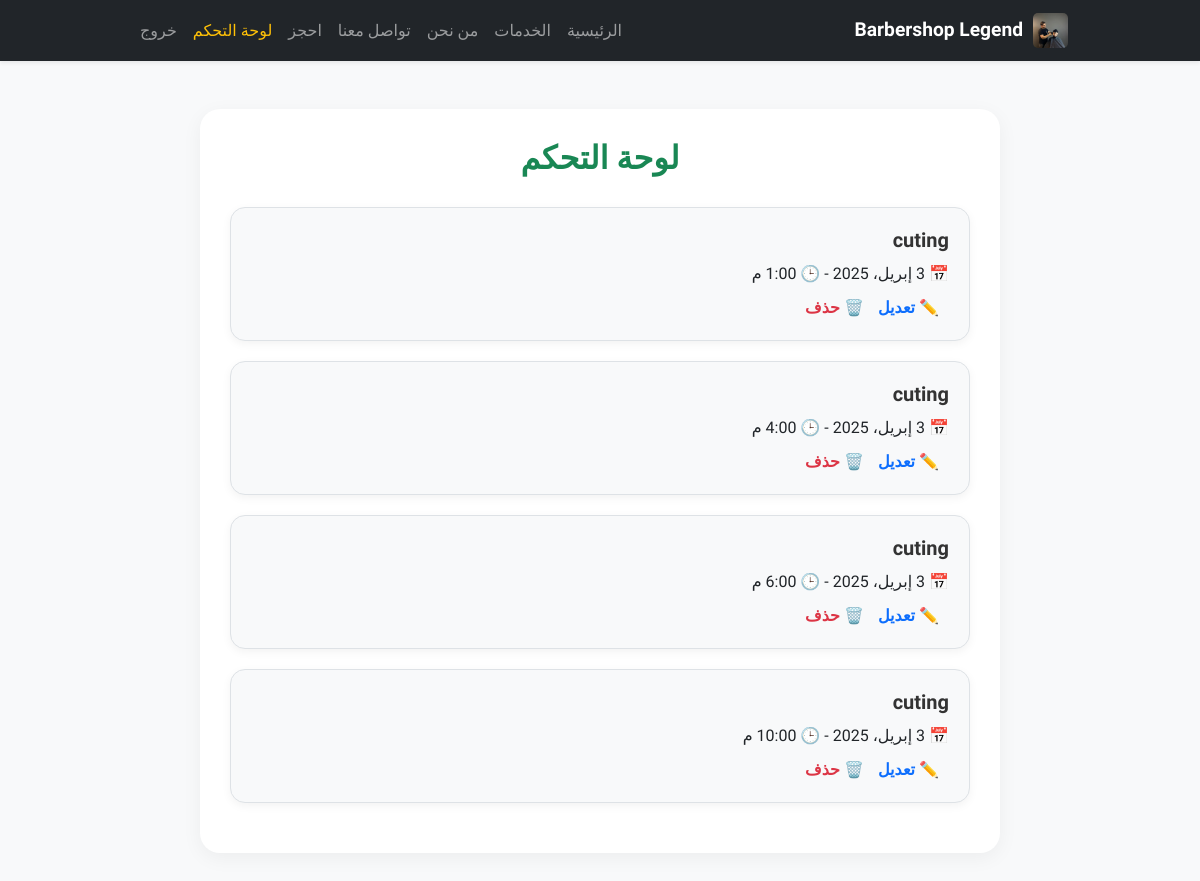
Before: /dashboard/ (signed in) with the older database file.
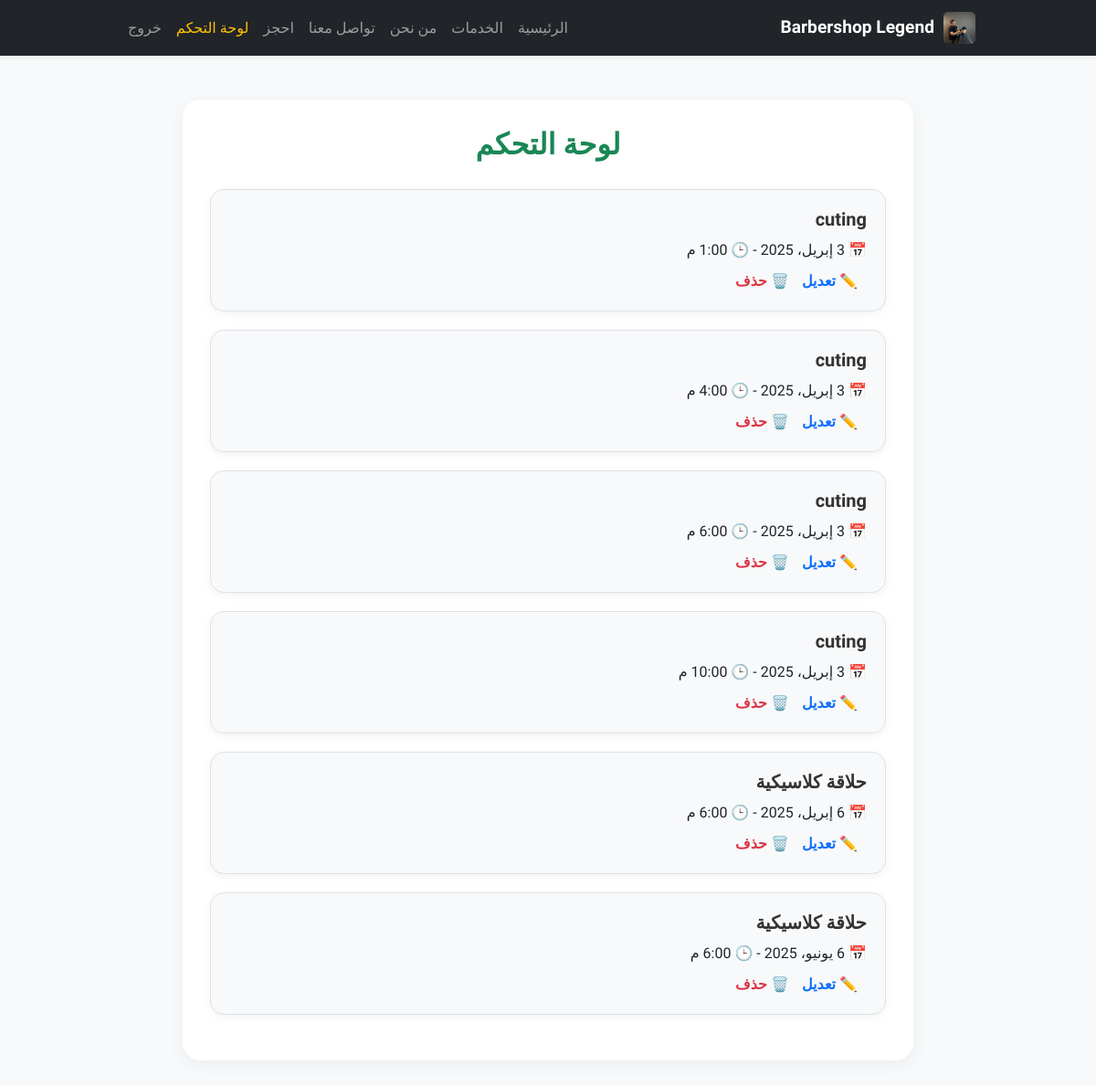
After: the same page with the newer database file.
### booking/models.py (models this page shows, shortened)
class Booking(models.Model):
    SERVICE_CHOICES = [
        ('حلاقة كلاسيكية', 'حلاقة كلاسيكية'),
        ('تنظيف بشرة', 'تنظيف بشرة'),
        ('صبغة شعر', 'صبغة شعر'),
    ]
    user = models.ForeignKey(User, on_delete=models.CASCADE)
    date = models.DateField()
    time = models.TimeField()
    service = models.CharField(max_length=100, choices=SERVICE_CHOICES)

### booking/views.py (the view)
# urls.py: path('dashboard/', views.dashboard, name='dashboard'),
@login_required
def dashboard(request):
    bookings = Booking.objects.filter(user=request.user)
    return render(request, 'booking/dashboard.html', {'bookings': bookings})

### booking/templates/booking/dashboard.html (shortened to what this page needs)
{% extends 'booking/base.html' %} {% block content %}
<div class="dashboard-container">
  <h2 class="dashboard-title">لوحة التحكم</h2>
  {% if bookings %} {% for booking in bookings %}
  <div class="booking-card">
    <h5>{{ booking.service }}</h5>
    <p>📅 {{ booking.date }} - 🕒 {{ booking.time }}</p>
    <div class="dashboard-actions">
      <a href="{% url 'edit_booking' booking.id %}" class="btn-edit"
        >✏️ تعديل</a
      >
      <a href="{% url 'delete_booking' booking.id %}" class="btn-delete"
        >🗑️ حذف</a
      >
    </div>
  </div>
  {% endfor %} {% else %}
  <p class="text-center text-muted">لا يوجد حجوزات حالياً.</p>
  {% endif %}
</div>
{% endblock %}

Changed rows visible on the page:
added Booking: service "حلاقة كلاسيكية", date "6 إبريل، 2025", time "6:00 م"
added Booking: service "حلاقة كلاسيكية", date "6 يونيو، 2025", time "6:00 م"
